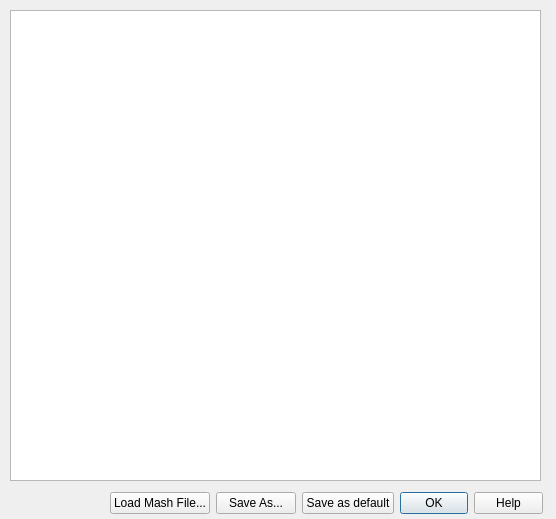
<?xml version="1.0" encoding="UTF-8"?>
<ui version="4.0">
 <class>DialogEditMashScheme</class>
 <widget class="QDialog" name="DialogEditMashScheme">
  <property name="geometry">
   <rect>
    <x>0</x>
    <y>0</y>
    <width>556</width>
    <height>519</height>
   </rect>
  </property>
  <property name="windowTitle">
   <string>Edit, Load and Save a Mash Scheme</string>
  </property>
  <widget class="QPlainTextEdit" name="plainTextEdit">
   <property name="geometry">
    <rect>
     <x>10</x>
     <y>10</y>
     <width>531</width>
     <height>471</height>
    </rect>
   </property>
   <property name="font">
    <font>
     <family>Courier New</family>
    </font>
   </property>
   <property name="toolTip">
    <string>&lt;html&gt;&lt;head/&gt;&lt;body&gt;&lt;p&gt;This is the Text Editor for the Mash Scheme File. Do &lt;span style=&quot; font-weight:600;&quot;&gt;NOT&lt;/span&gt; add/delete lines or improve formatting! Only change the numbers and text on the lines itself.&lt;/p&gt;&lt;/body&gt;&lt;/html&gt;</string>
   </property>
  </widget>
  <widget class="QWidget" name="layoutWidget">
   <property name="geometry">
    <rect>
     <x>110</x>
     <y>490</y>
     <width>433</width>
     <height>26</height>
    </rect>
   </property>
   <layout class="QHBoxLayout" name="horizontalLayout">
    <item>
     <widget class="QPushButton" name="pushButton">
      <property name="toolTip">
       <string>Load a Mash Scheme File into the editor</string>
      </property>
      <property name="text">
       <string>Load Mash File...</string>
      </property>
     </widget>
    </item>
    <item>
     <widget class="QPushButton" name="pushButton_2">
      <property name="toolTip">
       <string>&lt;html&gt;&lt;head/&gt;&lt;body&gt;&lt;p&gt;Save the Mash Scheme into a new File. Note that if you actually want to use this mash scheme in a brew-session, you have to set it to default with the 'Save as default' button.&lt;/p&gt;&lt;/body&gt;&lt;/html&gt;</string>
      </property>
      <property name="text">
       <string>Save As...</string>
      </property>
     </widget>
    </item>
    <item>
     <widget class="QPushButton" name="pushButton_3">
      <property name="toolTip">
       <string>&lt;html&gt;&lt;head/&gt;&lt;body&gt;&lt;p&gt;Save the Mash Scheme into the default file &lt;span style=&quot; font-weight:600;&quot;&gt;maisch.sch&lt;/span&gt;. It also sets the values for this brew-session, so there's no need to load maisch.sch again&lt;/p&gt;&lt;/body&gt;&lt;/html&gt;</string>
      </property>
      <property name="text">
       <string>Save as default</string>
      </property>
     </widget>
    </item>
    <item>
     <widget class="QDialogButtonBox" name="buttonBox">
      <property name="toolTip">
       <string>&lt;html&gt;&lt;head/&gt;&lt;body&gt;&lt;p&gt;Closes the Mash Scheme Editor. Note that you have to set a default mash scheme first (with the 'Save as default' button), this button only closes the editor!&lt;/p&gt;&lt;/body&gt;&lt;/html&gt;</string>
      </property>
      <property name="orientation">
       <enum>Qt::Horizontal</enum>
      </property>
      <property name="standardButtons">
       <set>QDialogButtonBox::Help|QDialogButtonBox::Ok</set>
      </property>
      <property name="centerButtons">
       <bool>false</bool>
      </property>
     </widget>
    </item>
   </layout>
  </widget>
 </widget>
 <resources/>
 <connections>
  <connection>
   <sender>buttonBox</sender>
   <signal>accepted()</signal>
   <receiver>DialogEditMashScheme</receiver>
   <slot>accept()</slot>
   <hints>
    <hint type="sourcelabel">
     <x>380</x>
     <y>274</y>
    </hint>
    <hint type="destinationlabel">
     <x>157</x>
     <y>274</y>
    </hint>
   </hints>
  </connection>
  <connection>
   <sender>buttonBox</sender>
   <signal>rejected()</signal>
   <receiver>DialogEditMashScheme</receiver>
   <slot>reject()</slot>
   <hints>
    <hint type="sourcelabel">
     <x>316</x>
     <y>260</y>
    </hint>
    <hint type="destinationlabel">
     <x>286</x>
     <y>274</y>
    </hint>
   </hints>
  </connection>
 </connections>
</ui>
